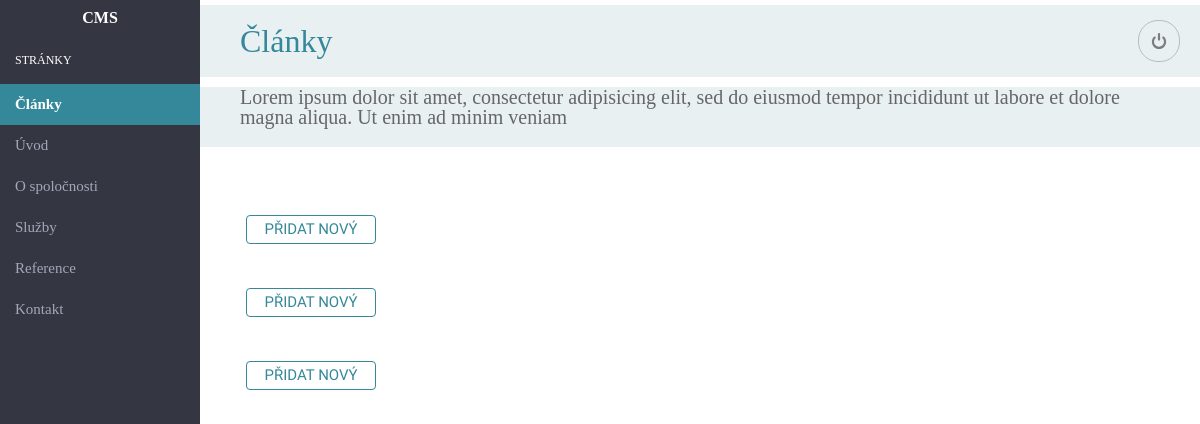
/pbl/admin/page-articles.php, run on an earlier commit of the app's database.
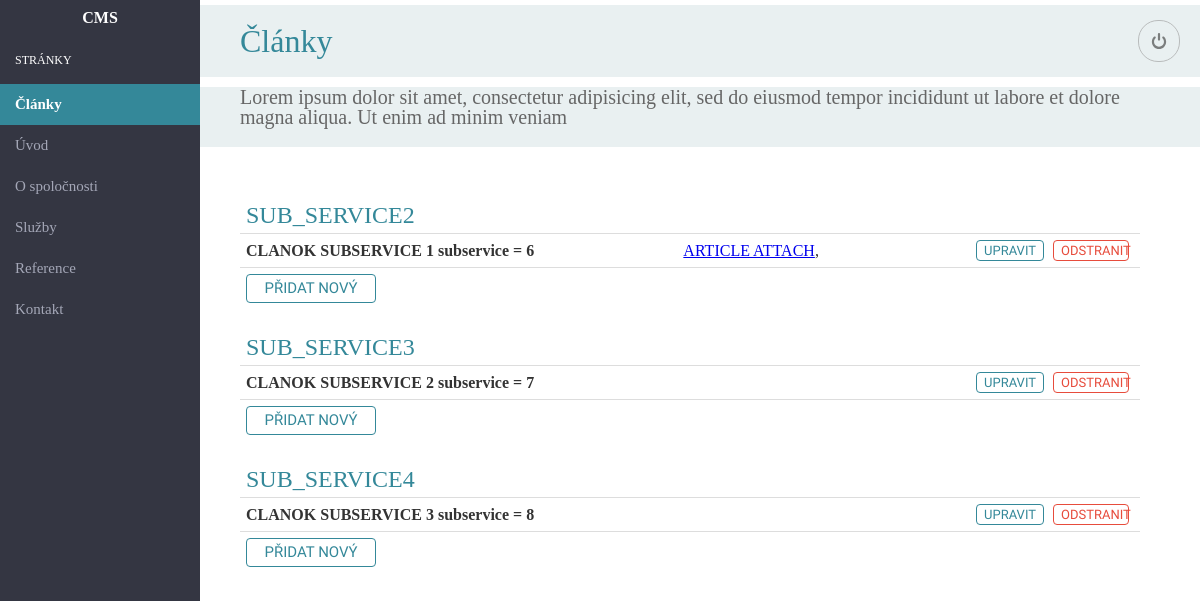
And on a later commit of the database.
### tables this page shows
CREATE TABLE IF NOT EXISTS `services` (
      `ID` mediumint(9) NOT NULL AUTO_INCREMENT,
      `title` varchar(250) NOT NULL,
      `subtitle` varchar(500) NOT NULL,
      `content` TEXT,
      `subservice` BOOLEAN,
      `page_id` mediumint(9) NOT NULL,
      PRIMARY KEY (`ID`),
      FOREIGN KEY (`page_id`) REFERENCES pageServices(`ID`)
    );

CREATE TABLE IF NOT EXISTS `articles` (
          `ID` mediumint(9) NOT NULL AUTO_INCREMENT,
          `title` varchar(250) NOT NULL,
          `subtitle` varchar(500),
          `content` TEXT,
          `subservice_id` mediumint(9) NOT NULL,
          PRIMARY KEY (`ID`),
          FOREIGN KEY (`subservice_id`) REFERENCES services(`ID`)
        );

CREATE TABLE IF NOT EXISTS `attachments` (
        `ID` mediumint(9) NOT NULL AUTO_INCREMENT,
        `title` varchar(250) NOT NULL,
        `whole_path` varchar(500) NOT NULL,
        `article_id` mediumint(9) DEFAULT NULL,
        `subsidy_id` mediumint(9) DEFAULT NULL,
        `studio_id` mediumint(9) DEFAULT NULL,
        `activity_id` mediumint(9) DEFAULT NULL,
        `defaultRef_id` mediumint(9)DEFAULT NULL,
         PRIMARY KEY (`ID`),
         FOREIGN KEY (`article_id`) REFERENCES articles(`ID`) on delete cascade,               
         FOREIGN KEY (`subsidy_id`) REFERENCES subsidies(`ID`) on delete cascade,
         FOREIGN KEY (`studio_id`) REFERENCES studios(`ID`) on delete cascade,               
         FOREIGN KEY (`activity_id`) REFERENCES activities(`ID`) on delete cascade,               
         FOREIGN KEY (`defaultRef_id`) REFERENCES defaultRefs(`ID`) on delete cascade
      );

### pbl/admin/scripts/datahandler.php (called while the page is built, shortened)
<?php
function data_handler($page,$dbaction,$dataid){
  require_once('config.php');
  $res = connect();
  $action = $dbaction;
  $title_set = isset($_POST['title']) ? $_POST['title'] : '';
  $subtitle_set = isset($_POST['subtitle']) ? $_POST['subtitle'] : '';
  $content_set = isset($_POST['content']) ? $_POST['content'] : '';
  $id_set = isset($_POST['id']) ? $_POST['id'] : '';
  $subject_set = isset($_POST['subject']) ? $_POST['subject'] : '';
  $client_set = isset($_POST['client']) ? $_POST['client'] : '';
  $price_set = isset($_POST['price']) ? $_POST['price'] : '';
  $costs_set= isset($_POST['costs']) ? $_POST['costs'] : '';
  $pd_set = isset($_POST['pd']) ? $_POST['pd'] : '';
  $investition_set = isset($_POST['investition']) ? $_POST['investition'] : '';
  $email_set = isset($_POST['email']) ? $_POST['email'] : '';
  $mobile_set = isset($_POST['mobile']) ? $_POST['mobile'] : '';
  $company_set = isset($_POST['company']) ? $_POST['company'] : '';
  $address_set = isset($_POST['address']) ? $_POST['address'] : '';
  $psc_city_set = isset($_POST['psc_city']) ? $_POST['psc_city'] : '';
  $ic_set = isset($_POST['ic']) ? $_POST['ic'] : '';
  $dic_set = isset($_POST['dic']) ? $_POST['dic'] : '';
  $page_name = $page;
  $title=test_input($title_set);
  $id=test_input($id_set);
  switch($page_name){
      case "service":
        if (strcmp($action, "select") == 0){
              if ($dataid != ''){
                  $sql = "SELECT * FROM services WHERE ID = '$dataid'";
              }
               else {
                  $sql = "SELECT * FROM services";
               }
              $result = mysqli_query($res,$sql) or die ("Unable to LOAD data!");
              return $result;
        }
        break;
      case "articles_sub":
        if (strcmp($action, "select") == 0){
              $sql = "SELECT * FROM articles WHERE subservice_id = '$dataid' ";
              $result = mysqli_query($res,$sql) or die ("Unable to LOAD data!");
              return $result;
        }
         break;
      case "attachments":
           if (strcmp($action, "select") == 0){
              $sql = "SELECT * FROM attachments WHERE article_id = '$dataid' ORDER BY uploadtime DESC";
              $result = mysqli_query($res,$sql) or die ("Unable to UPLOAD attachments!");
              return $result;
              }
           break;
  }
}

### pbl/admin/scripts/config.php (called while the page is built, shortened)
<?php
 function test_input($data) {
   $data = trim($data);
   $data = stripslashes($data);
   $data = str_replace(array("\r","\n"),"",$data);
   return $data;
}
?>

### pbl/admin/page-articles.php (the view, shortened to what this page needs)
<?php
require_once('scripts/datahandler.php');
function getSubService($id){
	$result = data_handler("service","select",$id);
	while($row = mysqli_fetch_array($result)){
	  	$title = $row['title'];
  		echo $title;
	 }
}
function getDataTable($id){
	$result = data_handler("articles_sub","select",$id);
	while($row = mysqli_fetch_array($result)){
	  	$title = $row['title'];
	  	$id = $row['ID'];
	  	$subservice_id = $row['subservice_id'];
		$result_attach = data_handler("attachments","select",$id);
	   	$attach_count = count($result_attach);
	  	echo '<tr>';
			       echo '<td style="font-weight:700;">' . $title . ' subservice = ' . $subservice_id . '</td>
			       <td>';
			if ($attach_count > 0){
			 	while($row2 = mysqli_fetch_array($result_attach)){
				$article_id = $row2['article_id'];
				$path = $row2['whole_path'];
				if ($article_id==$id){
						$title_attach = $row2['title'];
				   	 echo   '<a href=" ' . $path . '" download>' . $title_attach . '</a>, ';
			       	}
			   	}
			}
		echo '</td>
				   <td align="right"><a class="button small blue" href="http://localhost/cmstest/pbl/admin/article-edit.php?edit='. $id .'">Upravit</a> <a class="button small red" href=http://localhost/cmstest/pbl/admin/page-articles.php?del='. $id .'>Odstranit</a></td>
	         </tr>';
		 }
	}
?>
<!DOCTYPE html>
<html>
<?php include 'meta.php'; ?>
<body>
<?php include 'navigation.php'; ?>
<div id="content">
	<h1>Články</h1>
	<p class="perex">
	Lorem ipsum dolor sit amet, consectetur adipisicing elit, sed do eiusmod
	tempor incididunt ut labore et dolore magna aliqua. Ut enim ad minim veniam
	</p>
	<section>
		<table>
		<tr class="no-hover">
			<td colspan="3">
				<h2><?php  getSubService(6);?></h2>
			</td>
		</tr>
		<?php
		   getDataTable(6);
		?>
		<tr class="no-hover">
			<td colspan="3">
			<a class="button" id="btn" data-id="about" href="http://localhost/cmstest/pbl/admin/article-detail.php?id=6">Přidat nový</a>
			</td>
		</tr>
		<tr class="no-hover">
			<td colspan="3">
				<h2><?php  getSubService(7);?></h2>
			</td>
		</tr>
		<?php
		   getDataTable(7);
		?>
		<tr class="no-hover">
			<td colspan="3">
			<a class="button" id="btn" data-id="about" href="http://localhost/cmstest/pbl/admin/article-detail.php?id=7">Přidat nový</a>
			</td>
		</tr>
		<tr class="no-hover">
			<td colspan="3">
				<h2><?php  getSubService(8);?></h2>
			</td>
		</tr>
		<?php
			   getDataTable(8);
			?>
		<tr class="no-hover">
			<td colspan="3">
			<a class="button" id="btn" data-id="about" href="http://localhost/cmstest/pbl/admin/article-detail.php?id=8">Přidat nový</a>
			</td>
		</tr>
	</table>
	</section>
</div>
</body>
</html>

### pbl/admin/meta.php (shortened to what this page needs)
<head>
	<link rel="stylesheet" type="text/css" href="css/reset.css">
	<link rel="stylesheet" type="text/css" href="css/style.css">
	<link rel="stylesheet" type="text/css" href="css/trumbowyg.css">
</head>

### pbl/admin/navigation.php
<a href="scripts/logout.php" class="logout"></a>
<div id="right-panel">
	<div class="logo">
		CMS
	</div>
	<ul id="menu">
		<li>
		 	<span>Stránky</span>
		 	<ul>
		 		<li>
			 		<a href="page-articles.php">Články</a>
			 	</li>
			 	<li>
			 		<a href="page-main.php">Úvod</a>
			 	</li>
			 	<li>
			 		<a href="page-about.php">O spoločnosti</a>
			 	</li>
			 	<li>
			 		<a href="page-services.php">Služby</a>
			 	</li>
			 	<li>
			 		<a href="page-references.php">Reference</a>
			 	</li>
			 	<li>
			 		<a href="page-contact.php">Kontakt</a>
			 	</li>
		 	</ul>
		</li>
	</ul>
</div>

### pbl/admin/css/style.css (style rules this page uses)
#right-panel { background-color:#2c3238;height:100%;color:#fff;float:left;z-index:100;position:fixed;width:200px }
a.logout { position:absolute;right:20px;top:20px;text-indent:-9999px;width:40px;height:40px;background-repeat:no-repeat;background-image:url(../img/logout.svg);background-size:16px 16px;background-position:center center;-ms-filter:"progid:DXImageTransform.Microsoft.Alpha(Opacity=60)";filter:alpha(opacity=60);opacity:.6;-webkit-border-radius:20px;-moz-border-radius:20px;border-radius:20px;-moz-background-clip:padding;-webkit-background-clip:padding-box;background-clip:padding-box;border:1px solid #999;background-image:#ecf0f1;transition:opacity .25s ease-in-out;-o-transition:opacity .25s ease-in-out;-ms-transition:opacity .25s ease-in-out;-moz-transition:opacity .25s ease-in-out;-webkit-transition:opacity .25s ease-in-out }
table { min-width:450px }
table tr td,table tr th { padding:6px;border:1px solid #ddd;height:20px;vertical-align:middle }
table tr td { color:#333 }
#content { padding:20px 20px 20px 220px }
.logo { font-weight:700;text-align:center;padding:10px }
ul#menu { padding:5px 0 }
ul#menu li { margin:0;cursor:pointer }
ul#menu li a { font-weight:400;color:#ecf0f1;text-transform:uppercase;cursor:pointer;padding:10px 15px;display:block }
ul#menu li a.active { background-color:#fff;color:#2c3238;font-weight:700 }
ul#menu li ul { padding:5px 0 }
ul#menu li ul li a { text-transform:inherit }
h1 { font-weight:300;color:#3498db;font-size:32px;margin:5px 0 10px }
h2 { font-weight:700;text-transform:uppercase;color:#2980b9;font-size:15px;margin:20px 0 10px }
p.perex { color:#666;margin:5px 0 10px }
a.button,button { background-color:#3498db;color:#fff;font-weight:700;font-size:12px;text-transform:uppercase;display:block;text-align:center;text-decoration:none;border:1px solid #2980b9;border-radius:4px;max-width:100px;padding:6px;margin:10px 0;cursor:pointer }
#right-panel { background-color:#343642;height:100%;color:#fff;float:left;z-index:100;position:fixed;width:200px }
a.logout { position:absolute;right:20px;top:20px;text-indent:-9999px;width:40px;height:40px;background-repeat:no-repeat;background-image:url(../img/logout.svg);background-size:16px 16px;background-position:center center;-ms-filter:"progid:DXImageTransform.Microsoft.Alpha(Opacity=60)";filter:alpha(opacity=60);opacity:.6;-webkit-border-radius:20px;-moz-border-radius:20px;border-radius:20px;-moz-background-clip:padding;-webkit-background-clip:padding-box;background-clip:padding-box;border:1px solid #999;background-image:#e9f0f1;transition:opacity .25s ease-in-out;-o-transition:opacity .25s ease-in-out;-ms-transition:opacity .25s ease-in-out;-moz-transition:opacity .25s ease-in-out;-webkit-transition:opacity .25s ease-in-out }
table { width:100% }
table tr h2 { margin:20px 0 0 }
table tr.no-hover { background:#fff }
table tr.no-hover td { border:none }
table tr td,table tr th { padding:6px;border:none;border-bottom:1px solid #ddd;border-top:1px solid #ddd;height:20px;vertical-align:middle }
#content { padding:0 0 0 200px;display:block;overflow:hidden }
ul#menu li span { padding:13px 15px;text-transform:uppercase;font-size:12px;display:inline-block }
ul#menu li a { font-weight:400;text-decoration:none;color:#a4a7b7;cursor:pointer;font-size:15px;padding:13px 15px;display:block }
ul#menu li a.active { background-color:#348899;color:#fff }
h1 { font-weight:300;color:#348899;font-size:32px;background:#e9f0f1;padding:20px 40px }
h2 { font-weight:300;color:#348899;font-size:24px;margin:0 0 10px }
p.perex { color:#666;font-weight:300;background:#e9f0f1;padding:0 40px 20px;font-size:20px }
:not(li)>a.button,:not(li)>button { background-color:#fff;color:#348899;font-weight:400;font-family:'Roboto Condensed',sans-serif;font-size:15px;display:block;text-align:center;text-decoration:none;border:1px solid #348899;border-radius:4px;max-width:100px;padding:6px 14px;margin:0 5px 0 0;cursor:pointer }
:not(li)>a.button.small,:not(li)>button.small { padding:3px 7px;margin:0 5px 0 0;font-size:13px;display:inline-block;max-width:60px }
:not(li)>a.button.red,:not(li)>button.red { border:1px solid #e74c3c;color:#e74c3c }
div#form,form,section { max-width:900px;margin:30px 0 10px;padding:0 40px 20px;overflow:hidden }

What changed in the data, as far as the page shows it:
added services: title "SUB_SERVICE2"
added articles: title "CLANOK SUBSERVICE 1", subservice "6"
now on this page (row unchanged): attachments: title "ARTICLE ATTACH"
added services: title "SUB_SERVICE3"
added articles: title "CLANOK SUBSERVICE 2", subservice "7"
added services: title "SUB_SERVICE4"
added articles: title "CLANOK SUBSERVICE 3", subservice "8"
